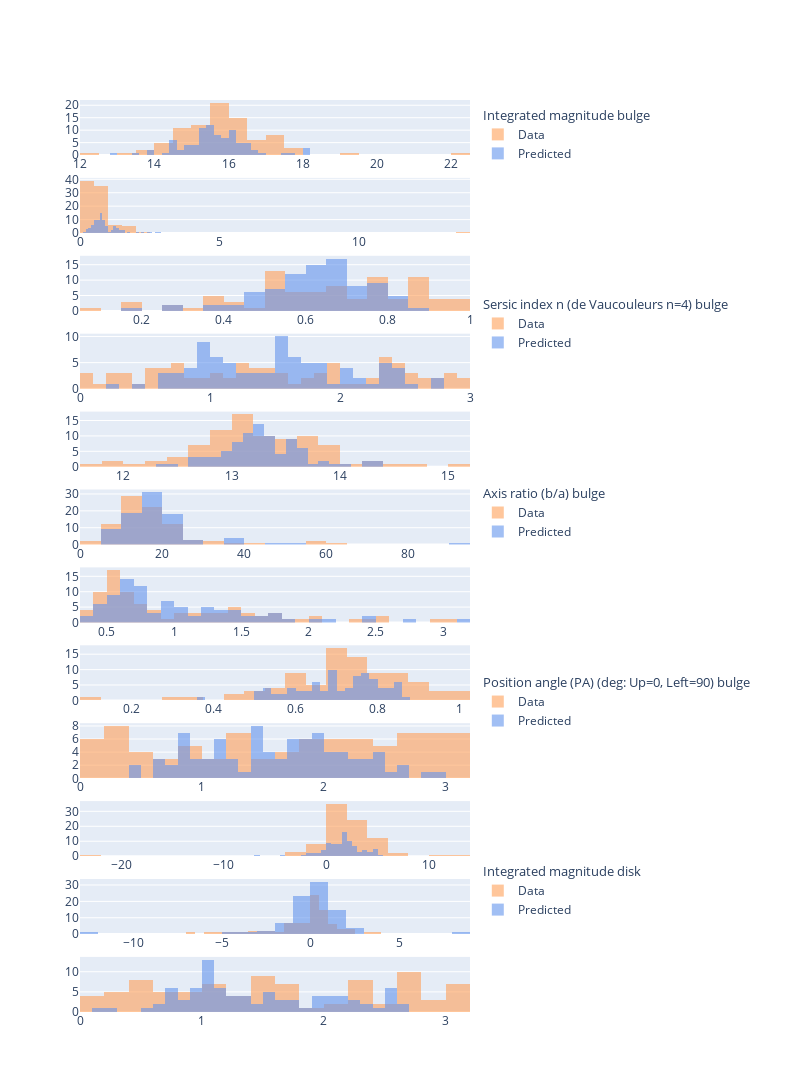

Here is the notebook cell this chart was saved with:
### Code cell
make_hist_plots(out_test, out_pred_df, adjust=1.83, save = False)
